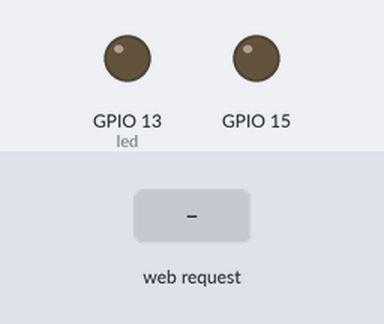
Recording of a sketch running on a simulated ESP8266 (NodeMCU). On the bench: output pins drawn as LEDs (lit = HIGH). Inputs (shaded band) come from the test bench. WiFi joins after 1.5 s; servers stay silent unless stated; what the sketch prints to the serial monitor is not drawn.

Above: at 2.7 s.
2.8 s: HTTP request GET / received
At 3.3 s:
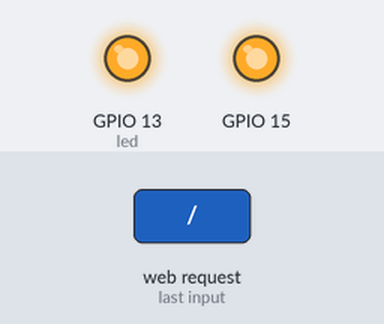
At 4.6 s:
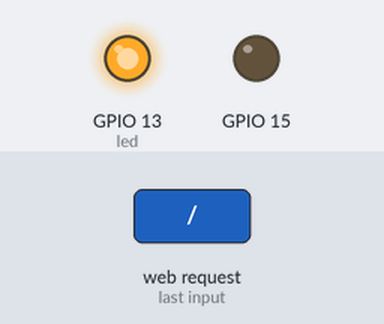
Timing chart, 0 to 6.3 s (numbered marks = the images above; inputs shaded):
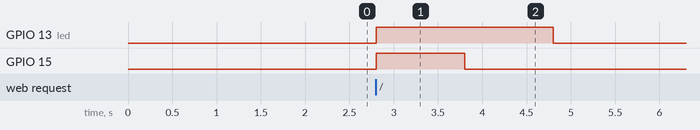

Measured:
- after the input at 2.8 s, GPIO 13 (led): LOW → HIGH at once, → LOW 2.0 s later; GPIO 15: LOW → HIGH at once, → LOW 1.0 s later

The sketch:

esp.ino
```cpp
#include <ESP8266WiFi.h>
#include <WiFiClient.h>
#include <ESP8266WebServer.h>
#include <ESP8266mDNS.h>

const char* ssid = "networkname";
const char* password = "passwd";

ESP8266WebServer server(80);

const int led = 13;

//USE PIN 15 or different. Also remember to solder RST to pin 16

void handleRoot() {
  digitalWrite(led, 1);
  server.send(200, "text/plain", "hello from esp8266!");
  digitalWrite(15, HIGH);   // Push the button - open the door
  delay(1000); // Wait for a second
  digitalWrite(15, LOW);
  delay(1000);
  digitalWrite(led, 0);
}

void handleNotFound(){
  digitalWrite(led, 1);
  String message = "File Not Found\n\n";
  message += "URI: ";
  message += server.uri();
  message += "\nMethod: ";
  message += (server.method() == HTTP_GET)?"GET":"POST";
  message += "\nArguments: ";
  message += server.args();
  message += "\n";
  for (uint8_t i=0; i<server.args(); i++){
    message += " " + server.argName(i) + ": " + server.arg(i) + "\n";
  }
  server.send(404, "text/plain", message);
  digitalWrite(led, 0);
}

void setup(void){
  pinMode(led, OUTPUT);
  pinMode(15,OUTPUT);
  digitalWrite(led, 0);
  Serial.begin(115200);
  WiFi.begin(ssid, password);
  Serial.println("");

  // Wait for connection
  while (WiFi.status() != WL_CONNECTED) {
    delay(500);
    Serial.print(".");
  }
  Serial.println("");
  Serial.print("Connected to ");
  Serial.println(ssid);
  Serial.print("IP address: ");
  Serial.println(WiFi.localIP());

  if (MDNS.begin("esp8266")) {
    Serial.println("MDNS responder started");
  }

  server.on("/", handleRoot);

  server.on("/inline", [](){
    server.send(200, "text/plain", "this works as well");
  });

  server.onNotFound(handleNotFound);

  server.begin();
  Serial.println("HTTP server started");
}

void loop(void){
  server.handleClient();
}
```
